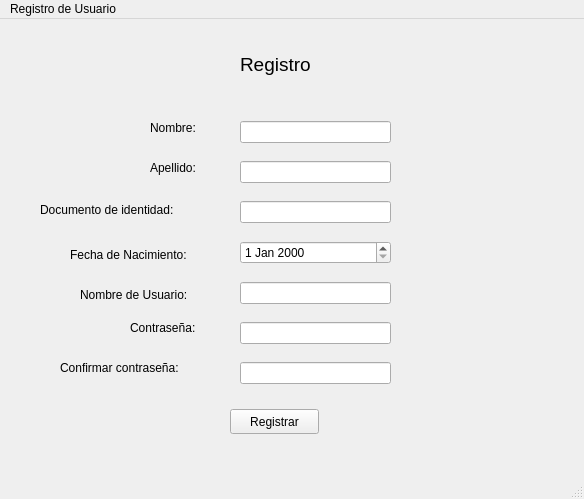
<?xml version="1.0" encoding="UTF-8"?>
<ui version="4.0">
 <class>Registro</class>
 <widget class="QMainWindow" name="Registro">
  <property name="geometry">
   <rect>
    <x>0</x>
    <y>0</y>
    <width>584</width>
    <height>499</height>
   </rect>
  </property>
  <property name="windowTitle">
   <string>MainWindow</string>
  </property>
  <widget class="QWidget" name="centralwidget">
   <widget class="QLabel" name="label">
    <property name="geometry">
     <rect>
      <x>240</x>
      <y>30</y>
      <width>81</width>
      <height>31</height>
     </rect>
    </property>
    <property name="font">
     <font>
      <pointsize>14</pointsize>
     </font>
    </property>
    <property name="text">
     <string>Registro</string>
    </property>
   </widget>
   <widget class="QLabel" name="label_4">
    <property name="geometry">
     <rect>
      <x>40</x>
      <y>170</y>
      <width>181</width>
      <height>41</height>
     </rect>
    </property>
    <property name="text">
     <string>Documento de identidad:</string>
    </property>
    <property name="wordWrap">
     <bool>false</bool>
    </property>
   </widget>
   <widget class="QLabel" name="label_7">
    <property name="geometry">
     <rect>
      <x>130</x>
      <y>300</y>
      <width>91</width>
      <height>17</height>
     </rect>
    </property>
    <property name="text">
     <string>Contraseña:</string>
    </property>
   </widget>
   <widget class="QLabel" name="label_2">
    <property name="geometry">
     <rect>
      <x>150</x>
      <y>100</y>
      <width>67</width>
      <height>17</height>
     </rect>
    </property>
    <property name="text">
     <string>Nombre:</string>
    </property>
   </widget>
   <widget class="QLabel" name="label_6">
    <property name="geometry">
     <rect>
      <x>80</x>
      <y>260</y>
      <width>141</width>
      <height>31</height>
     </rect>
    </property>
    <property name="text">
     <string>Nombre de Usuario:</string>
    </property>
    <property name="wordWrap">
     <bool>true</bool>
    </property>
   </widget>
   <widget class="QLabel" name="label_8">
    <property name="geometry">
     <rect>
      <x>60</x>
      <y>340</y>
      <width>161</width>
      <height>17</height>
     </rect>
    </property>
    <property name="text">
     <string>Confirmar contraseña:</string>
    </property>
   </widget>
   <widget class="QLabel" name="label_3">
    <property name="geometry">
     <rect>
      <x>150</x>
      <y>140</y>
      <width>67</width>
      <height>17</height>
     </rect>
    </property>
    <property name="text">
     <string>Apellido:</string>
    </property>
   </widget>
   <widget class="QLabel" name="label_5">
    <property name="geometry">
     <rect>
      <x>70</x>
      <y>220</y>
      <width>151</width>
      <height>31</height>
     </rect>
    </property>
    <property name="text">
     <string>Fecha de Nacimiento:</string>
    </property>
    <property name="wordWrap">
     <bool>false</bool>
    </property>
   </widget>
   <widget class="QPushButton" name="RegistrarBtn">
    <property name="geometry">
     <rect>
      <x>230</x>
      <y>390</y>
      <width>89</width>
      <height>25</height>
     </rect>
    </property>
    <property name="text">
     <string>Registrar</string>
    </property>
   </widget>
   <widget class="QWidget" name="verticalLayoutWidget">
    <property name="geometry">
     <rect>
      <x>220</x>
      <y>90</y>
      <width>191</width>
      <height>291</height>
     </rect>
    </property>
    <layout class="QVBoxLayout" name="verticalLayout">
     <property name="leftMargin">
      <number>20</number>
     </property>
     <property name="rightMargin">
      <number>20</number>
     </property>
     <item>
      <widget class="QLineEdit" name="NombreTxt"/>
     </item>
     <item>
      <widget class="QLineEdit" name="ApellidoTxt"/>
     </item>
     <item>
      <widget class="QLineEdit" name="DocumentoTxt">
       <property name="text">
        <string/>
       </property>
      </widget>
     </item>
     <item>
      <widget class="QDateEdit" name="FechaEdit"/>
     </item>
     <item>
      <widget class="QLineEdit" name="UsuarioTxt"/>
     </item>
     <item>
      <widget class="QLineEdit" name="ContraseniaTxt">
       <property name="echoMode">
        <enum>QLineEdit::Password</enum>
       </property>
      </widget>
     </item>
     <item>
      <widget class="QLineEdit" name="ConfirmaContraseniaTxt">
       <property name="echoMode">
        <enum>QLineEdit::Password</enum>
       </property>
      </widget>
     </item>
    </layout>
   </widget>
  </widget>
  <widget class="QMenuBar" name="menubar">
   <property name="geometry">
    <rect>
     <x>0</x>
     <y>0</y>
     <width>584</width>
     <height>22</height>
    </rect>
   </property>
   <widget class="QMenu" name="menuRegistro_de_Usuario">
    <property name="title">
     <string>Registro de Usuario</string>
    </property>
   </widget>
   <addaction name="menuRegistro_de_Usuario"/>
  </widget>
  <widget class="QStatusBar" name="statusbar"/>
 </widget>
 <resources/>
 <connections/>
</ui>
